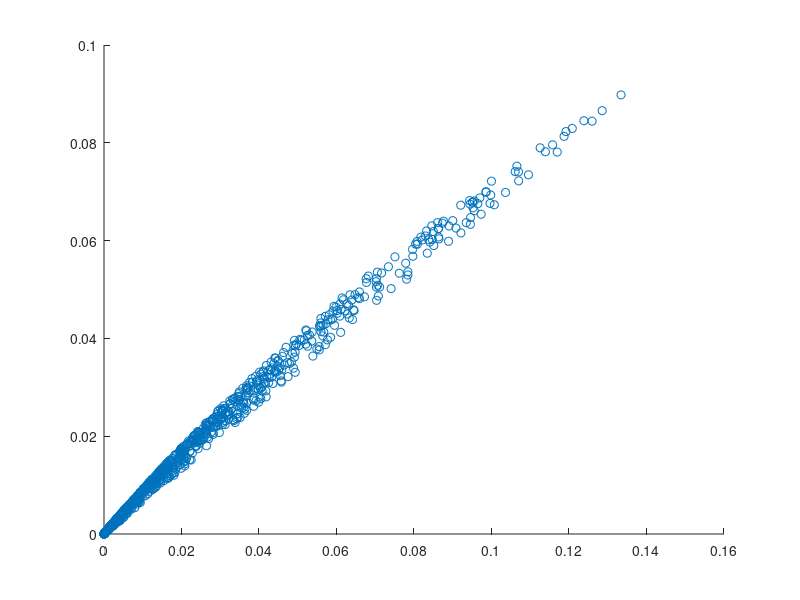

Here is the MATLAB script that generated this plot: (Note: this script raises an error after producing the figure.)
 clear;
clc;

rng(42)

Ya_Sr = @(x) 1-x;
Ya_Ba = @(x) x;
Yb_3 = @(y) 2.*y;     
Yb_4 = @(y) 1-2.*y;   
Yo_o = @(y) 1-y./3;   
Yo_Va = @(y) y./3;    

Title = cell(26,1);
Title{1} = 'L1';
Title{2} = 'L2';
Title{3} = 'L3';
Title{4} = 'L4';
Title{5} = 'L5';
Title{6} = 'L6';
Title{7} = 'L7';
Title{8} = 'L8';
Title{9} = 'L9';
Title{10} = 'L10';
Title{11} = 'L11';
Title{12} = 'L12';
Title{13} = 'L13';
Title{14} = 'L14';
Title{15} = 'L15';
Title{16} = 'L16';
Title{17} = 'L17';
Title{18} = 'L18';
Title{19} = 'L19';
Title{20} = 'L20';
Title{21} = 'L21';
Title{22} = 'L22';
Title{23} = 'L23';
Title{24} = 'L24';
Title{25} = 'L9 + L21';
Title{26} = 'L11 + L23';


% exp_data = readtable('Transformed_exp_data.xlsx');
% data = [table2array(exp_data(:,4)) , table2array(exp_data(:,5))];
% ind=randperm(size(data,1));
% x_exp = table2array(exp_data(ind,4));  % mol fraciton Ba
% dd = table2array(exp_data(ind,5));  % delta of delta
% 
% % DFT data
% dft_data = table2array(readtable('BSF_data_phase_shift.xlsx'));
% dft_data_copy = dft_data;
% rows = any(isnan(dft_data),2);
% dft_data(rows,:) = [];
% ind2=randperm(size(dft_data,1));
% X = dft_data(ind2,2); % mol fract Ba
% d = dft_data(ind2,1); % delta

% X_dir = x_exp;
% d_dir = dd;



% X = rand(100,1);
% 
% a = 0;
% b = 0.5;
% d = (b-a).*rand(100,1) + a;
% 
% Xa = min(x);
% Xb = max(x);
% X_dir = (Xb-Xa).*rand(100,1) + Xa;
% 
% 
% dda = min(dd);
% ddb = max(dd);
% d_dir = (ddb-dda).*rand(100,1) + dda;


X = rand(1000,1);
%X = .25;

a = 0;
b = 0.5;
d = (b-a).*rand(1000,1) + a;

%d = 0.1;

X_dir = X;
d_dir = d;


%% Check plots

figure
hold on
scatter((Yo_o(d).*Yo_Va(d).*Ya_Sr(X).*Yb_3(d)),(Yo_o(d).*Yo_Va(d).*Ya_Sr(X).*Yb_3(d).*(Yo_o(d)-Yo_Va(d))))


%%
A = [(Ya_Sr(X).*Ya_Ba(X).*Yb_3(d).*Yo_o(d)) ...                      %L1
    (Ya_Sr(X).*Ya_Ba(X).*Yb_3(d).*Yo_o(d).*(Ya_Sr(X)-Ya_Ba(X))) ...  %L2
    (Ya_Sr(X).*Ya_Ba(X).*Yb_3(d).*Yo_Va(d)) ...                      %L3
    (Ya_Sr(X).*Ya_Ba(X).*Yb_3(d).*Yo_Va(d).*(Ya_Sr(X)-Ya_Ba(X)))...  %L4
    (Ya_Sr(X).*Ya_Ba(X).*Yb_4(d).*Yo_o(d)) ...                       %L5
    (Ya_Sr(X).*Ya_Ba(X).*Yb_4(d).*Yo_o(d).*(Ya_Sr(X)-Ya_Ba(X)))...   %L6
    (Ya_Sr(X).*Ya_Ba(X).*Yb_4(d).*Yo_Va(d)) ...                      %L7
    (Ya_Sr(X).*Ya_Ba(X).*Yb_4(d).*Yo_Va(d).*(Ya_Sr(X)-Ya_Ba(X)))...  %L8
    (Yb_3(d).*Yb_4(d).*Ya_Sr(X).*Yo_o(d)) ...                        %L9
    (Yb_3(d).*Yb_4(d).*Ya_Sr(X).*Yo_o(d).*(Yb_3(d)-Yb_4(d)))...      %L10
    (Yb_3(d).*Yb_4(d).*Ya_Ba(X).*Yo_o(d)) ...                        %L11
    (Yb_3(d).*Yb_4(d).*Ya_Ba(X).*Yo_o(d).*(Yb_3(d)-Yb_4(d)))...      %L12
    (Yb_3(d).*Yb_4(d).*Ya_Sr(X).*Yo_Va(d)) ...                       %L13
    (Yb_3(d).*Yb_4(d).*Ya_Sr(X).*Yo_Va(d).*(Yb_3(d)-Yb_4(d)))...     %L14
    (Yb_3(d).*Yb_4(d).*Ya_Ba(X).*Yo_Va(d)) ...                       %L15
    (Yb_3(d).*Yb_4(d).*Ya_Ba(X).*Yo_Va(d).*(Yb_3(d)-Yb_4(d)))...     %L16
    (Yo_o(d).*Yo_Va(d).*Ya_Sr(X).*Yb_3(d)) ...                       %L17
    (Yo_o(d).*Yo_Va(d).*Ya_Sr(X).*Yb_3(d).*(Yo_o(d)-Yo_Va(d)))...    %L18
    (Yo_o(d).*Yo_Va(d).*Ya_Ba(X).*Yb_3(d)) ...                       %L19
    (Yo_o(d).*Yo_Va(d).*Ya_Ba(X).*Yb_3(d).*(Yo_o(d)-Yo_Va(d)))...    %L20
    (Yo_o(d).*Yo_Va(d).*Ya_Sr(X).*Yb_4(d)) ...                       %L21
    (Yo_o(d).*Yo_Va(d).*Ya_Sr(X).*Yb_4(d).*(Yo_o(d)-Yo_Va(d)))...    %L22
    (Yo_o(d).*Yo_Va(d).*Ya_Ba(X).*Yb_4(d)) ...                       %L23
    (Yo_o(d).*Yo_Va(d).*Ya_Ba(X).*Yb_4(d).*(Yo_o(d)-Yo_Va(d)))];     %L24

names = {'L1','L2','L3','L4','L5','L6','L7','L8','L9','L10','L11','L12'...
    ,'L13','L14','L15','L16','L17','L18','L19','L20','L21','L22','L23','L24'};

% [R,P] = corrcoef(A);
% % figure
% [Rfull,PValuefull] = corrplot(A,'varNames',names);%,'testR','on');


A = normalize(A,1);
%% regress instead

x1 = [X;X];
x2 = [d;d];
x = [ones(size(x1)) x1 x2 x1.*x2 x1.^2 x2.^2 x1.^2.*x2.^2 x1.^3 x2.^3 x2.^4 ...
    x1.*x2.^2 x1.*x2.^3 x1.*x2.^4 x1.^2.*x2 x1.^2.*x2.^3 x1.^2.*x2.^4 x1.^3.*x2 ...
    x1.^3.*x2.^2 x1.^3.*x2.^3 x1.^3.*x2.^4];
my_combos = combntns(1:size(A,2),2);
sts_dataA = zeros(size(my_combos,1),4);
for m = 1:size(my_combos,1)
    y = [A(:,my_combos(m,1));A(:,my_combos(m,2))];
    [b,~,~,~,stats] = regress(y,x);
    sts_dataA(m,:) = [my_combos(m,:), stats(1), stats(3)];
    
end


%%
n = 1;
m = 3;


y = [A(:,n);A(:,m)];
[b,~,~,~,stats] = regress(y,x);

figure
scatter3(x1(1:1000),x2(1:1000),y(1:1000),'r','filled')
hold on
scatter3(x1(1001:end),x2(1001:end),y(1001:end),'g','filled')
x1fit = min(x1):0.001:max(x1);
x2fit = min(x2):0.001:max(x2);
[X1FIT,X2FIT] = meshgrid(x1fit,x2fit);
YFIT = b(1) + b(2)*X1FIT + b(3)*X2FIT + b(4)*X1FIT.*X2FIT +...
    b(5)*X1FIT.^2 + b(6)*X2FIT.^2 + b(7)*X1FIT.^2.*X2FIT.^2 + b(8)*X1FIT.^3 +...
    b(9)*X2FIT.^3 + b(10)*X2FIT.^4 + b(11)*X1FIT.*X2FIT.^2 + ...
    b(12)*X1FIT.*X2FIT.^3 + b(13)*X1FIT.*X2FIT.^4 + b(14)*X1FIT.^2.*X2FIT + ...
    b(15)*X1FIT.^2.*X2FIT.^3 + b(16)*X1FIT.^2.*X2FIT.^4 + b(17)*X1FIT.^3.*X2FIT + ...
    b(18)*X1FIT.^3.*X2FIT.^2 + b(19)*X1FIT.^3.*X2FIT.^3 + b(20)*X1FIT.^3.*X2FIT.^4 ;
mesh(X1FIT,X2FIT,YFIT,'FaceColor','b','FaceAlpha',0.5, 'EdgeColor','none')
view(50,10)
hold off
legend(['L_',num2str(n)],['L_',num2str(m)],['Regression: ', newline, 'R^2 = ',num2str(round(stats(1),2))],'FontSize',20)
title([Title{n},' & ',Title{m},' Compare'])
xlabel('x','FontSize',20)
ylabel('\delta','FontSize',20)

%% L9 L21 and L11 L23 subs
B = [(Ya_Sr(X).*Ya_Ba(X).*Yb_3(d).*Yo_o(d)) ...                      %L1
    (Ya_Sr(X).*Ya_Ba(X).*Yb_3(d).*Yo_o(d).*(Ya_Sr(X)-Ya_Ba(X))) ...  %L2
    (Ya_Sr(X).*Ya_Ba(X).*Yb_3(d).*Yo_Va(d)) ...                      %L3
    (Ya_Sr(X).*Ya_Ba(X).*Yb_3(d).*Yo_Va(d).*(Ya_Sr(X)-Ya_Ba(X)))...  %L4
    (Ya_Sr(X).*Ya_Ba(X).*Yb_4(d).*Yo_o(d)) ...                       %L5
    (Ya_Sr(X).*Ya_Ba(X).*Yb_4(d).*Yo_o(d).*(Ya_Sr(X)-Ya_Ba(X)))...   %L6
    (Ya_Sr(X).*Ya_Ba(X).*Yb_4(d).*Yo_Va(d)) ...                      %L7
    (Ya_Sr(X).*Ya_Ba(X).*Yb_4(d).*Yo_Va(d).*(Ya_Sr(X)-Ya_Ba(X)))...  %L8
    (Yb_3(d).*Yb_4(d).*Ya_Sr(X).*Yo_o(d) + Yo_o(d).*Yo_Va(d).*Ya_Sr(X).*Yb_4(d)) ...  %L9 & L21
    (Yb_3(d).*Yb_4(d).*Ya_Sr(X).*Yo_o(d).*(Yb_3(d)-Yb_4(d)))...      %L10
    (Yb_3(d).*Yb_4(d).*Ya_Ba(X).*Yo_o(d) + Yo_o(d).*Yo_Va(d).*Ya_Ba(X).*Yb_4(d)) ...  %L11 & L23
    (Yb_3(d).*Yb_4(d).*Ya_Ba(X).*Yo_o(d).*(Yb_3(d)-Yb_4(d)))...      %L12
    (Yb_3(d).*Yb_4(d).*Ya_Sr(X).*Yo_Va(d)) ...                       %L13
    (Yb_3(d).*Yb_4(d).*Ya_Sr(X).*Yo_Va(d).*(Yb_3(d)-Yb_4(d)))...     %L14
    (Yb_3(d).*Yb_4(d).*Ya_Ba(X).*Yo_Va(d)) ...                       %L15
    (Yb_3(d).*Yb_4(d).*Ya_Ba(X).*Yo_Va(d).*(Yb_3(d)-Yb_4(d)))...     %L16
    (Yo_o(d).*Yo_Va(d).*Ya_Sr(X).*Yb_3(d)) ...                       %L17
    (Yo_o(d).*Yo_Va(d).*Ya_Sr(X).*Yb_3(d).*(Yo_o(d)-Yo_Va(d)))...    %L18
    (Yo_o(d).*Yo_Va(d).*Ya_Ba(X).*Yb_3(d)) ...                       %L19
    (Yo_o(d).*Yo_Va(d).*Ya_Ba(X).*Yb_3(d).*(Yo_o(d)-Yo_Va(d)))...    %L20
    (Yo_o(d).*Yo_Va(d).*Ya_Sr(X).*Yb_4(d).*(Yo_o(d)-Yo_Va(d)))...    %L22
    (Yo_o(d).*Yo_Va(d).*Ya_Ba(X).*Yb_4(d).*(Yo_o(d)-Yo_Va(d)))];     %L24

combo_names = {'L1','L2','L3','L4','L5','L6','L7','L8','L9_L21','L10','L11_L23','L12'...
    ,'L13','L14','L15','L16','L17','L18','L19','L20','L22','L24'};

B = normalize(B,1);

%%
x1 = [X;X];
x2 = [d;d];
x = [ones(size(x1)) x1 x2 x1.*x2 x1.^2 x2.^2 x1.^2.*x2.^2 x1.^3 x2.^3 x2.^4 ...
    x1.*x2.^2 x1.*x2.^3 x1.*x2.^4 x1.^2.*x2 x1.^2.*x2.^3 x1.^2.*x2.^4 x1.^3.*x2 ...
    x1.^3.*x2.^2 x1.^3.*x2.^3 x1.^3.*x2.^4];
my_combos = combntns(1:size(B,2),2);
sts_dataB = zeros(size(my_combos,1),4);
for m = 1:size(my_combos,1)
    y = [B(:,my_combos(m,1));B(:,my_combos(m,2))];
    [b,~,~,~,stats] = regress(y,x);
    sts_dataB(m,:) = [my_combos(m,:), stats(1), stats(3)];
    
end

%%
n = 1;
m = 3;


y = [B(:,n);B(:,m)];
[b,~,~,~,stats] = regress(y,x);

figure
scatter3(x1(1:1000),x2(1:1000),y(1:1000),'r','filled')
hold on
scatter3(x1(1001:end),x2(1001:end),y(1001:end),'g','filled')
x1fit = min(x1):0.001:max(x1);
x2fit = min(x2):0.001:max(x2);
[X1FIT,X2FIT] = meshgrid(x1fit,x2fit);
YFIT = b(1) + b(2)*X1FIT + b(3)*X2FIT + b(4)*X1FIT.*X2FIT +...
    b(5)*X1FIT.^2 + b(6)*X2FIT.^2 + b(7)*X1FIT.^2.*X2FIT.^2 + b(8)*X1FIT.^3 +...
    b(9)*X2FIT.^3 + b(10)*X2FIT.^4 + b(11)*X1FIT.*X2FIT.^2 + ...
    b(12)*X1FIT.*X2FIT.^3 + b(13)*X1FIT.*X2FIT.^4 + b(14)*X1FIT.^2.*X2FIT + ...
    b(15)*X1FIT.^2.*X2FIT.^3 + b(16)*X1FIT.^2.*X2FIT.^4 + b(17)*X1FIT.^3.*X2FIT + ...
    b(18)*X1FIT.^3.*X2FIT.^2 + b(19)*X1FIT.^3.*X2FIT.^3 + b(20)*X1FIT.^3.*X2FIT.^4 ;
mesh(X1FIT,X2FIT,YFIT,'FaceColor','b','FaceAlpha',0.5, 'EdgeColor','none')
view(50,10)
hold off
legend(['L_',num2str(n)],['L_',num2str(m)],['Regression: ', newline, 'R^2 = ',num2str(round(stats(1),2))],'FontSize',20)
title([Title{n},' & ',Title{m},' Compare'])
xlabel('x','FontSize',20)
ylabel('\delta','FontSize',20)

%% Non Derivative Plots
% fntsz = 18;
% 
% [xx,yy] = meshgrid((linspace(min(X),max(X))),(linspace(min(d),max(d))));
% 
% figure
% hold on
% surf(xx,yy,(Ya_Sr(xx).*Ya_Ba(xx).*Yb_4(yy).*Yo_o(yy).*(Ya_Sr(xx)-Ya_Ba(xx))),'FaceColor','r', 'FaceAlpha',0.5, 'EdgeColor','none')
% surf(xx,yy,(Ya_Sr(xx).*Ya_Ba(xx).*Yb_3(yy).*Yo_o(yy).*(Ya_Sr(xx)-Ya_Ba(xx)) + Ya_Sr(xx).*Ya_Ba(xx).*Yb_4(yy).*Yo_Va(yy).*(Ya_Sr(xx)-Ya_Ba(xx))),'FaceColor','g', 'FaceAlpha',0.5, 'EdgeColor','none')
% legend('L6','L2 & L8','FontSize',fntsz)
% title('(+) Correlation','FontSize',fntsz)
% xlabel('x','FontSize',fntsz)
% ylabel('\delta','FontSize',fntsz)


%% derivaitive of full term

syms x y

Ya_Sr = 1-x;
Ya_Ba =  x;
Yb_3 =  2.*y;     
Yb_4 =  1-2.*y;   
Yo_o =  1-y./3;   
Yo_Va = y./3; 

eqn1 = matlabFunction(diff((Ya_Sr.*Ya_Ba.*Yb_3.*Yo_o),y));                     %L1
eqn2 = matlabFunction(diff((Ya_Sr.*Ya_Ba.*Yb_3.*Yo_o.*(Ya_Sr-Ya_Ba)),y));  %L2
eqn3 = matlabFunction(diff((Ya_Sr.*Ya_Ba.*Yb_3.*Yo_Va),y));                      %L3
eqn4 = matlabFunction(diff((Ya_Sr.*Ya_Ba.*Yb_3.*Yo_Va.*(Ya_Sr-Ya_Ba)),y));  %L4
eqn5 = matlabFunction(diff((Ya_Sr.*Ya_Ba.*Yb_4.*Yo_o),y));                        %L5
eqn6 = matlabFunction(diff((Ya_Sr.*Ya_Ba.*Yb_4.*Yo_o.*(Ya_Sr-Ya_Ba)),y));   %L6
eqn7 = matlabFunction(diff((Ya_Sr.*Ya_Ba.*Yb_4.*Yo_Va),y));                     %L7
eqn8 = matlabFunction(diff((Ya_Sr.*Ya_Ba.*Yb_4.*Yo_Va.*(Ya_Sr-Ya_Ba)),y)); %L8
eqn9 = matlabFunction(diff((Yb_3.*Yb_4.*Ya_Sr.*Yo_o),y));                         %L9
eqn10 = matlabFunction(diff((Yb_3.*Yb_4.*Ya_Sr.*Yo_o.*(Yb_3-Yb_4)),y));      %L10
eqn11 = matlabFunction(diff((Yb_3.*Yb_4.*Ya_Ba.*Yo_o),y));                         %L11
eqn12 = matlabFunction(diff((Yb_3.*Yb_4.*Ya_Ba.*Yo_o.*(Yb_3-Yb_4)),y));      %L12
eqn13 = matlabFunction(diff((Yb_3.*Yb_4.*Ya_Sr.*Yo_Va),y));                        %L13
eqn14 = matlabFunction(diff((Yb_3.*Yb_4.*Ya_Sr.*Yo_Va.*(Yb_3-Yb_4)),y));     %L14
eqn15 = matlabFunction(diff((Yb_3.*Yb_4.*Ya_Ba.*Yo_Va),y));                        %L15
eqn16 = matlabFunction(diff((Yb_3.*Yb_4.*Ya_Ba.*Yo_Va.*(Yb_3-Yb_4)),y));     %L16
eqn17 = matlabFunction(diff((Yo_o.*Yo_Va.*Ya_Sr.*Yb_3),y));                       %L17
eqn18 = matlabFunction(diff((Yo_o.*Yo_Va.*Ya_Sr.*Yb_3.*(Yo_o-Yo_Va)),y));    %L18
eqn19 = matlabFunction(diff((Yo_o.*Yo_Va.*Ya_Ba.*Yb_3),y));                     %L19
eqn20 = matlabFunction(diff((Yo_o.*Yo_Va.*Ya_Ba.*Yb_3.*(Yo_o-Yo_Va)),y));    %L20
eqn21 = matlabFunction(diff((Yo_o.*Yo_Va.*Ya_Sr.*Yb_4),y));                    %L21
eqn22 = matlabFunction(diff((Yo_o.*Yo_Va.*Ya_Sr.*Yb_4.*(Yo_o-Yo_Va)),y));    %L22
eqn23 = matlabFunction(diff((Yo_o.*Yo_Va.*Ya_Ba.*Yb_4),y));                    %L23
eqn24 = matlabFunction(diff((Yo_o.*Yo_Va.*Ya_Ba.*Yb_4.*(Yo_o-Yo_Va)),y)); %L24

DA = [eqn1(X_dir,d_dir) eqn2(X_dir,d_dir) eqn3(X_dir,d_dir) eqn4(X_dir,d_dir)...
    eqn5(X_dir,d_dir) eqn6(X_dir,d_dir) eqn7(X_dir,d_dir) eqn8(X_dir,d_dir) ...
    eqn9(X_dir,d_dir) eqn10(X_dir,d_dir) eqn11(X_dir,d_dir) eqn12(X_dir,d_dir)...
    eqn13(X_dir,d_dir) eqn14(X_dir,d_dir) eqn15(X_dir,d_dir) eqn16(X_dir,d_dir) ...
    eqn17(X_dir,d_dir) eqn18(X_dir,d_dir) eqn19(X_dir,d_dir) eqn20(X_dir,d_dir)...
    eqn21(X_dir,d_dir) eqn22(X_dir,d_dir) eqn23(X_dir,d_dir) eqn24(X_dir,d_dir)];

DA = normalize(DA,1);
%%
% figure
% [RDfull,PValueDfull] = corrplot(DA,'varNames',names);%,'testR','on');

x1 = [X;X];
x2 = [d;d];
x = [ones(size(x1)) x1 x2 x1.*x2 x1.^2 x2.^2 x1.^2.*x2.^2 x1.^3 x2.^3 x2.^4 ...
    x1.*x2.^2 x1.*x2.^3 x1.*x2.^4 x1.^2.*x2 x1.^2.*x2.^3 x1.^2.*x2.^4 x1.^3.*x2 ...
    x1.^3.*x2.^2 x1.^3.*x2.^3 x1.^3.*x2.^4];
my_combos = combntns(1:size(DA,2),2);
sts_dataDA = zeros(size(my_combos,1),4);
for m = 1:size(my_combos,1)
    y = [DA(:,my_combos(m,1));DA(:,my_combos(m,2))];
    [b,~,~,~,stats] = regress(y,x);
    sts_dataDA(m,:) = [my_combos(m,:), stats(1), stats(3)];
    
end

%% L9 L21 and L11 L23 subs Derivatives
syms x y

Ya_Sr = 1-x;
Ya_Ba =  x;
Yb_3 =  2.*y;     
Yb_4 =  1-2.*y;   
Yo_o =  1-y./3;   
Yo_Va = y./3; 

eqn1 = matlabFunction(diff((Ya_Sr.*Ya_Ba.*Yb_3.*Yo_o),y));                     %L1
eqn2 = matlabFunction(diff((Ya_Sr.*Ya_Ba.*Yb_3.*Yo_o.*(Ya_Sr-Ya_Ba)),y));  %L2
eqn3 = matlabFunction(diff((Ya_Sr.*Ya_Ba.*Yb_3.*Yo_Va),y));                      %L3
eqn4 = matlabFunction(diff((Ya_Sr.*Ya_Ba.*Yb_3.*Yo_Va.*(Ya_Sr-Ya_Ba)),y));  %L4
eqn5 = matlabFunction(diff((Ya_Sr.*Ya_Ba.*Yb_4.*Yo_o),y));                        %L5
eqn6 = matlabFunction(diff((Ya_Sr.*Ya_Ba.*Yb_4.*Yo_o.*(Ya_Sr-Ya_Ba)),y));   %L6
eqn7 = matlabFunction(diff((Ya_Sr.*Ya_Ba.*Yb_4.*Yo_Va),y));                     %L7
eqn8 = matlabFunction(diff((Ya_Sr.*Ya_Ba.*Yb_4.*Yo_Va.*(Ya_Sr-Ya_Ba)),y)); %L8
eqn9_21 = matlabFunction(diff((Yb_3.*Yb_4.*Ya_Sr.*Yo_o + Yo_o.*Yo_Va.*Ya_Sr.*Yb_4),y)); %L9 and L21
eqn10 = matlabFunction(diff((Yb_3.*Yb_4.*Ya_Sr.*Yo_o.*(Yb_3-Yb_4)),y));      %L10
eqn11_23 = matlabFunction(diff((Yb_3.*Yb_4.*Ya_Ba.*Yo_o + Yo_o.*Yo_Va.*Ya_Ba.*Yb_4),y)); %L11 and L23
eqn12 = matlabFunction(diff((Yb_3.*Yb_4.*Ya_Ba.*Yo_o.*(Yb_3-Yb_4)),y));      %L12
eqn13 = matlabFunction(diff((Yb_3.*Yb_4.*Ya_Sr.*Yo_Va),y));                        %L13
eqn14 = matlabFunction(diff((Yb_3.*Yb_4.*Ya_Sr.*Yo_Va.*(Yb_3-Yb_4)),y));     %L14
eqn15 = matlabFunction(diff((Yb_3.*Yb_4.*Ya_Ba.*Yo_Va),y));                        %L15
eqn16 = matlabFunction(diff((Yb_3.*Yb_4.*Ya_Ba.*Yo_Va.*(Yb_3-Yb_4)),y));     %L16
eqn17 = matlabFunction(diff((Yo_o.*Yo_Va.*Ya_Sr.*Yb_3),y));                       %L17
eqn18 = matlabFunction(diff((Yo_o.*Yo_Va.*Ya_Sr.*Yb_3.*(Yo_o-Yo_Va)),y));    %L18
eqn19 = matlabFunction(diff((Yo_o.*Yo_Va.*Ya_Ba.*Yb_3),y));                     %L19
eqn20 = matlabFunction(diff((Yo_o.*Yo_Va.*Ya_Ba.*Yb_3.*(Yo_o-Yo_Va)),y));    %L20
eqn22 = matlabFunction(diff((Yo_o.*Yo_Va.*Ya_Sr.*Yb_4.*(Yo_o-Yo_Va)),y));    %L22
eqn24 = matlabFunction(diff((Yo_o.*Yo_Va.*Ya_Ba.*Yb_4.*(Yo_o-Yo_Va)),y)); %L24

DB = [eqn1(X_dir,d_dir) eqn2(X_dir,d_dir) eqn3(X_dir,d_dir) eqn4(X_dir,d_dir)...
    eqn5(X_dir,d_dir) eqn6(X_dir,d_dir) eqn7(X_dir,d_dir) eqn8(X_dir,d_dir) ...
    eqn9_21(X_dir,d_dir) eqn10(X_dir,d_dir) eqn11_23(X_dir,d_dir) eqn12(X_dir,d_dir)...
    eqn13(X_dir,d_dir) eqn14(X_dir,d_dir) eqn15(X_dir,d_dir) eqn16(X_dir,d_dir) ...
    eqn17(X_dir,d_dir) eqn18(X_dir,d_dir) eqn19(X_dir,d_dir) eqn20(X_dir,d_dir)...
    eqn22(X_dir,d_dir) eqn24(X_dir,d_dir)];

DB = normalize(DB,1);
%%
% figure
% [RDB,PValueDB,H] = corrplot(DB,'varNames',combo_names);
% haxes  = [H.Parent]; 
% for x = 1:length(haxes);
%     haxes(x).XTick = [];
%     haxes(x).YTick = [];
%     haxes(x).ZTick = [];
%     haxes(x).XTickLabel = [];
%     haxes(x).YTickLabel = [];
%     haxes(x).ZTickLabel = [];

x1 = [X;X];
x2 = [d;d];
x = [ones(size(x1)) x1 x2 x1.*x2 x1.^2 x2.^2 x1.^2.*x2.^2 x1.^3 x2.^3 x2.^4 ...
    x1.*x2.^2 x1.*x2.^3 x1.*x2.^4 x1.^2.*x2 x1.^2.*x2.^3 x1.^2.*x2.^4 x1.^3.*x2 ...
    x1.^3.*x2.^2 x1.^3.*x2.^3 x1.^3.*x2.^4];
my_combos = combntns(1:size(DB,2),2);
sts_dataDB = zeros(size(my_combos,1),4);
for m = 1:size(my_combos,1)
    y = [DB(:,my_combos(m,1));DB(:,my_combos(m,2))];
    [b,~,~,~,stats] = regress(y,x);
    sts_dataDB(m,:) = [my_combos(m,:), stats(1), stats(3)];
    
end
%%
n = 1;
m = 3;


y = [DB(:,n);DB(:,m)];
[b,~,~,~,stats] = regress(y,x);

figure
scatter3(x1(1:1000),x2(1:1000),y(1:1000),'r','filled')
hold on
scatter3(x1(1001:end),x2(1001:end),y(1001:end),'g','filled')
x1fit = min(x1):0.001:max(x1);
x2fit = min(x2):0.001:max(x2);
[X1FIT,X2FIT] = meshgrid(x1fit,x2fit);
YFIT = b(1) + b(2)*X1FIT + b(3)*X2FIT + b(4)*X1FIT.*X2FIT +...
    b(5)*X1FIT.^2 + b(6)*X2FIT.^2 + b(7)*X1FIT.^2.*X2FIT.^2 + b(8)*X1FIT.^3 +...
    b(9)*X2FIT.^3 + b(10)*X2FIT.^4 + b(11)*X1FIT.*X2FIT.^2 + ...
    b(12)*X1FIT.*X2FIT.^3 + b(13)*X1FIT.*X2FIT.^4 + b(14)*X1FIT.^2.*X2FIT + ...
    b(15)*X1FIT.^2.*X2FIT.^3 + b(16)*X1FIT.^2.*X2FIT.^4 + b(17)*X1FIT.^3.*X2FIT + ...
    b(18)*X1FIT.^3.*X2FIT.^2 + b(19)*X1FIT.^3.*X2FIT.^3 + b(20)*X1FIT.^3.*X2FIT.^4 ;
mesh(X1FIT,X2FIT,YFIT,'FaceColor','b','FaceAlpha',0.5, 'EdgeColor','none')
view(50,10)
hold off
legend(['L^\prime_',num2str(n)],['L^\prime_',num2str(m)],['Regression: ', newline, 'R^2 = ',num2str(round(stats(1),2))],'FontSize',20)
title([Title{n},' & ',Title{m},' Compare'])
xlabel('x','FontSize',20)
ylabel('\delta','FontSize',20)



%% Derivative Plots
% fntsz = 18;
% 
% syms x y
% 
% Ya_Sr = 1-x;
% Ya_Ba =  x;
% Yb_3 =  2.*y;     
% Yb_4 =  1-2.*y;   
% Yo_o =  1-y./3;   
% Yo_Va = y./3; 
% 
% [xx,yy] = meshgrid((linspace(min(X),max(X))),(linspace(min(d),max(d))));
% 
% figure
% hold on
% surf(xx,yy,term_6(xx,yy),'FaceColor','r', 'FaceAlpha',0.5, 'EdgeColor','none')
% surf(xx,yy,term_2_8(xx,yy),'FaceColor','g', 'FaceAlpha',0.5, 'EdgeColor','none')
% legend('L6','L2 & L8','FontSize',fntsz)
% title('Good (-) Correlation','FontSize',fntsz)
% xlabel('x','FontSize',fntsz)
% ylabel('\delta','FontSize',fntsz)
% 
% figure
% hold on
% plot(term_6(X,d),term_2_8(X,d),'ok')
% plot(term_6(X,d),term_10_22(X,d),'or')
% xlabel('L6','FontSize',fntsz)
% ylabel('Correlated L','FontSize',fntsz)
% legend('L2 & L8','L10 & L21','FontSize',fntsz)
% 
% figure
% hold on
% surf(xx,yy,term_6(xx,yy),'FaceColor','r', 'FaceAlpha',0.5, 'EdgeColor','none')
% surf(xx,yy,term_10_22(xx,yy),'FaceColor','g', 'FaceAlpha',0.5, 'EdgeColor','none')
% legend('L6','L10 & L21','FontSize',fntsz)
% title('Bad Correlation','FontSize',fntsz)
% xlabel('x','FontSize',fntsz)
% ylabel('\delta','FontSize',fntsz)
% 
% figure
% hold on
% surf(xx,yy,term_13_17(xx,yy),'FaceColor','r', 'FaceAlpha',0.5, 'EdgeColor','none')
% surf(xx,yy,term_1_7(xx,yy),'FaceColor','g', 'FaceAlpha',0.5, 'EdgeColor','none')
% legend('L13 & L17','L1 & L7','FontSize',fntsz)
% title('Good (+) Correlation','FontSize',fntsz)
% xlabel('x','FontSize',fntsz)
% ylabel('\delta','FontSize',fntsz)
% 
% figure
% hold on
% surf(xx,yy,term_13_17(xx,yy),'FaceColor','r', 'FaceAlpha',0.5, 'EdgeColor','none')
% surf(xx,yy,term_9_21(xx,yy),'FaceColor','g', 'FaceAlpha',0.5, 'EdgeColor','none')
% legend('L13 & L17','L9 & L21','FontSize',fntsz)
% title('Bad Correlation','FontSize',fntsz)
% xlabel('x','FontSize',fntsz)
% ylabel('\delta','FontSize',fntsz)

%% R and P compare


% compR = [];
% for i = 1:length(RDB)
%     for j = 1:length(RDB)
%         if (i ~= j) && (j < i)
%             compR = [compR ; [i j RDB(i,j) Rb(i,j)]];
%         end
%     end
% end
% compR = sortrows(compR,3,'descend','ComparisonMethod','abs');
% compP = [];
% for i = 1:length(PValueDB)
%     for j = 1:length(PValueDB)
%         if (i ~= j) && (j < i)
%             compP = [compP ; [i j PValueDB(i,j) PValueb(i,j)]];
%         end
%     end
% end
% compP = sortrows(compP,3,'ComparisonMethod','abs');
% %% R and P compare all terms
% 
% compR_all = [];
% for i = 1:length(RDfull)
%     for j = 1:length(RDfull)
%         if (i ~= j) && (j < i)
%             compR_all = [compR_all ; [i j RDfull(i,j) Rfull(i,j)]];
%         end
%     end
% end
% compR_all = sortrows(compR_all,3,'descend','ComparisonMethod','abs');
% compP_all = [];
% for i = 1:length(PValueDfull)
%     for j = 1:length(PValueDfull)
%         if (i ~= j) && (j < i)
%             compP_all = [compP_all ; [i j PValueDfull(i,j) PValuefull(i,j)]];
%         end
%     end
% end
% compP_all = sortrows(compP_all,3,'ComparisonMethod','abs');


%% compares

big_listA = [sts_dataA,sts_dataDA(:,3:4)];

big_listB = [sts_dataB,sts_dataDB(:,3:4)];



%% L Compares
n = 2;
m = 4;

Title = cell(26,1);
Title{1} = 'L1';
Title{2} = 'L2';
Title{3} = 'L3';
Title{4} = 'L4';
Title{5} = 'L5';
Title{6} = 'L6';
Title{7} = 'L7';
Title{8} = 'L8';
Title{9} = 'L9';
Title{10} = 'L10';
Title{11} = 'L11';
Title{12} = 'L12';
Title{13} = 'L13';
Title{14} = 'L14';
Title{15} = 'L15';
Title{16} = 'L16';
Title{17} = 'L17';
Title{18} = 'L18';
Title{19} = 'L19';
Title{20} = 'L20';
Title{21} = 'L21';
Title{22} = 'L22';
Title{23} = 'L23';
Title{24} = 'L24';
Title{25} = 'L9 + L21';
Title{26} = 'L11 + L23';

syms x y

Ya_Sr = 1-x;
Ya_Ba = x;
Yb_3 = 2*y;     
Yb_4 = 1-2*y;   
Yo_o = 1-y/3;   
Yo_Va = y/3;   

l1 = Ya_Sr.*Ya_Ba.*Yb_3.*Yo_o;
l2 = Ya_Sr.*Ya_Ba.*Yb_3.*Yo_o.*(Ya_Sr - Ya_Ba);
l3 = Ya_Sr.*Ya_Ba.*Yb_3.*Yo_Va;
l4 = Ya_Sr.*Ya_Ba.*Yb_3.*Yo_Va.*(Ya_Sr - Ya_Ba);
l5 = Ya_Sr.*Ya_Ba.*Yb_4.*Yo_o;
l6 = Ya_Sr.*Ya_Ba.*Yb_4.*Yo_o.*(Ya_Sr - Ya_Ba);
l7 = Ya_Sr.*Ya_Ba.*Yb_4.*Yo_Va;
l8 = Ya_Sr.*Ya_Ba.*Yb_4.*Yo_Va.*(Ya_Sr - Ya_Ba);
l9 = Yb_3.*Yb_4.*Ya_Sr.*Yo_o;
l10 = Yb_3.*Yb_4.*Ya_Sr.*Yo_o.*(Yb_3 - Yb_4);
l11 = Yb_3.*Yb_4.*Ya_Ba.*Yo_o;
l12 = Yb_3.*Yb_4.*Ya_Ba.*Yo_o.*(Yb_3 - Yb_4);
l13 = Yb_3.*Yb_4.*Ya_Sr.*Yo_Va;
l14 = Yb_3.*Yb_4.*Ya_Sr.*Yo_Va.*(Yb_3 - Yb_4);
l15 = Yb_3.*Yb_4.*Ya_Ba.*Yo_Va;
l16 = Yb_3.*Yb_4.*Ya_Ba.*Yo_Va.*(Yb_3 - Yb_4);
l17 = Yo_o.*Yo_Va.*Ya_Sr.*Yb_3;
l18 = Yo_o.*Yo_Va.*Ya_Sr.*Yb_3.*(Yo_o - Yo_Va);
l19 = Yo_o.*Yo_Va.*Ya_Ba.*Yb_3;
l20 = Yo_o.*Yo_Va.*Ya_Ba.*Yb_3.*(Yo_o - Yo_Va);
l21 = Yo_o.*Yo_Va.*Ya_Sr.*Yb_4;
l22 = Yo_o.*Yo_Va.*Ya_Sr.*Yb_4.*(Yo_o - Yo_Va);
l23 = Yo_o.*Yo_Va.*Ya_Ba.*Yb_4;
l24 = Yo_o.*Yo_Va.*Ya_Ba.*Yb_4.*(Yo_o - Yo_Va);
l9l21 = l9 + l21;
l11l23 = l11 + l23;

eqns = [l1 l2 l3 l4 l5 l6 l7 l8 l9 l10 l11 l12 l13 l14 l15 l16 l17 l18 l19 l20 l21 l22 l23 l24 l9l21 l11l23];

x1 = [X;X];
x2 = [d;d];
x_regres = [ones(size(x1)) x1 x2 x1.*x2 x1.^2 x2.^2 x1.^2.*x2.^2 x1.^3 x2.^3 x2.^4 ...
    x1.*x2.^2 x1.*x2.^3 x1.*x2.^4 x1.^2.*x2 x1.^2.*x2.^3 x1.^2.*x2.^4 x1.^3.*x2 ...
    x1.^3.*x2.^2 x1.^3.*x2.^3 x1.^3.*x2.^4];
y_regres = [A(:,n);A(:,m)];
[b,~,~,~,stats] = regress(y_regres,x_regres);


fntsz = 20;

[xx,yy] = meshgrid((linspace(0,1)),(linspace(0,0.5)));
[X1FIT,X2FIT] = meshgrid((linspace(0,1)),(linspace(0,0.5)));
YFIT = b(1) + b(2)*X1FIT + b(3)*X2FIT + b(4)*X1FIT.*X2FIT +...
    b(5)*X1FIT.^2 + b(6)*X2FIT.^2 + b(7)*X1FIT.^2.*X2FIT.^2 + b(8)*X1FIT.^3 +...
    b(9)*X2FIT.^3 + b(10)*X2FIT.^4 + b(11)*X1FIT.*X2FIT.^2 + ...
    b(12)*X1FIT.*X2FIT.^3 + b(13)*X1FIT.*X2FIT.^4 + b(14)*X1FIT.^2.*X2FIT + ...
    b(15)*X1FIT.^2.*X2FIT.^3 + b(16)*X1FIT.^2.*X2FIT.^4 + b(17)*X1FIT.^3.*X2FIT + ...
    b(18)*X1FIT.^3.*X2FIT.^2 + b(19)*X1FIT.^3.*X2FIT.^3 + b(20)*X1FIT.^3.*X2FIT.^4 ;

eqn1 = matlabFunction(eqns(n));
eqn2 = matlabFunction(eqns(m));

figure
hold on
surf(xx,yy,eqn1(xx,yy),'FaceColor','r', 'FaceAlpha',0.5, 'EdgeColor','none')
surf(xx,yy,eqn2(xx,yy),'FaceColor','g', 'FaceAlpha',0.5, 'EdgeColor','none')
mesh(X1FIT,X2FIT,YFIT,'FaceColor','b','FaceAlpha',0.5, 'EdgeColor','none')
legend(['L',num2str(n)],['L',num2str(m)],'Linear Regression','FontSize',fntsz)
title([Title{n},' & ',Title{m},' Compare'])
xlabel('x','FontSize',fntsz)
ylabel('\delta','FontSize',fntsz)